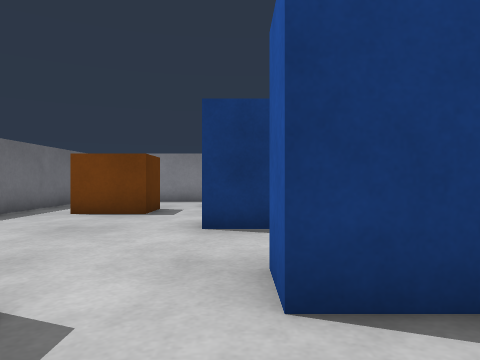
View 1 (above)

17 first-person views from a walk through a world built for the Gazebo simulator. The camera is 0.45 m above the floor, looks level and sees 70° across. The floor is counted in squares, 0.5 m on a side. Each view is taken from the middle of a square. On the plan, view 1 faces up. The plan holds only what a view shows up to about 12 squares ahead; the rest is blank.

View 2
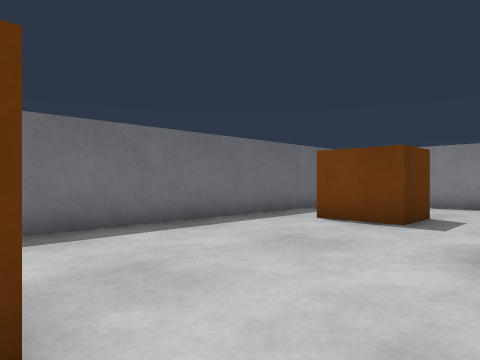

View 3
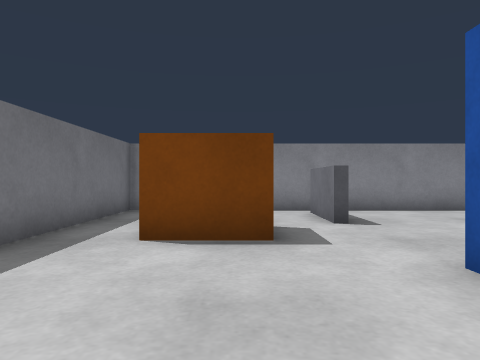

View 4
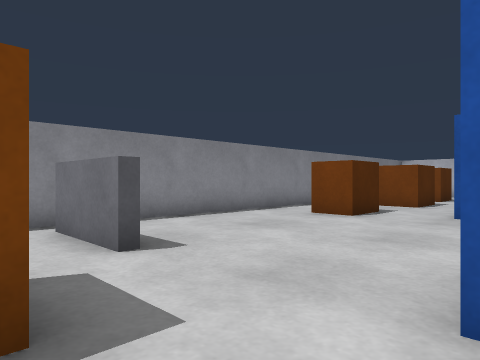

View 5
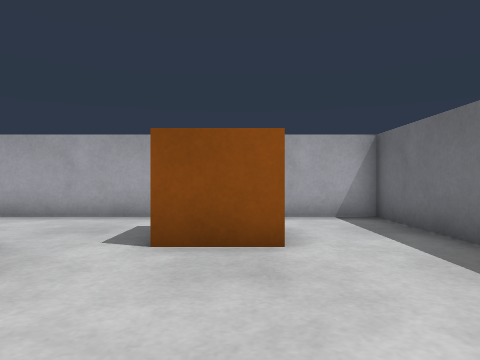

View 6
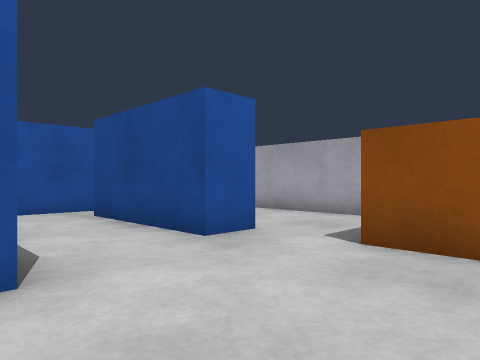

View 7
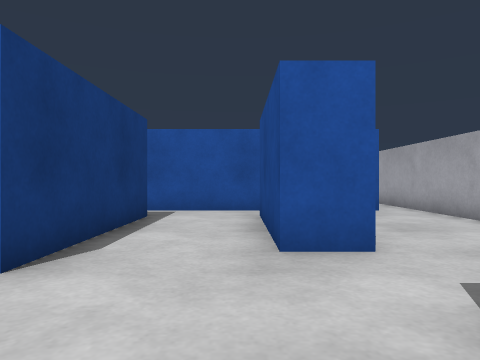

View 8
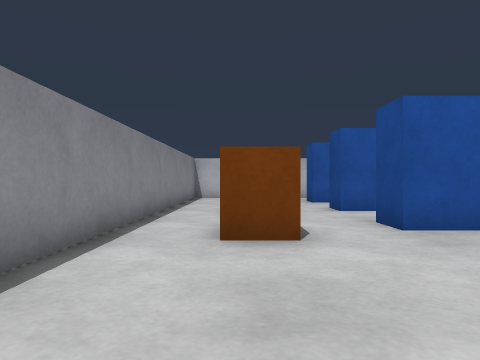

View 9
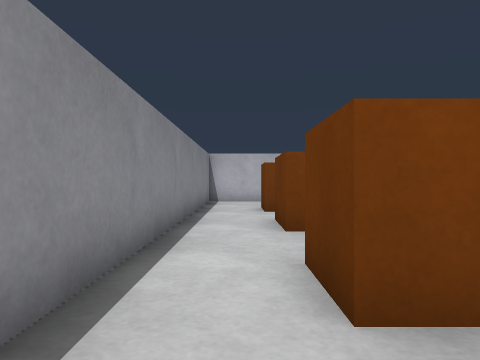

View 10
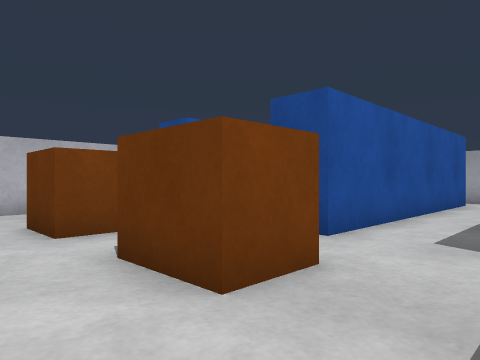

View 11
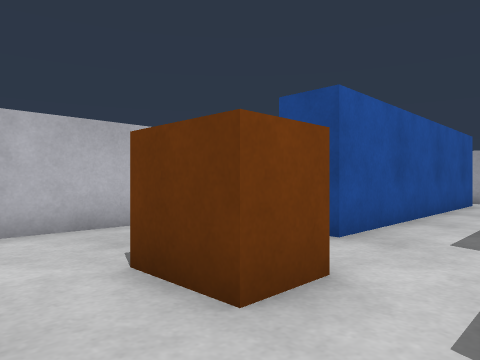

View 12
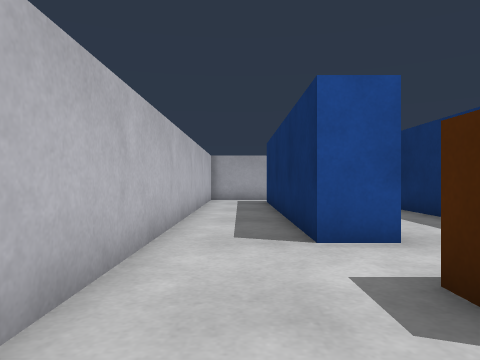

View 13
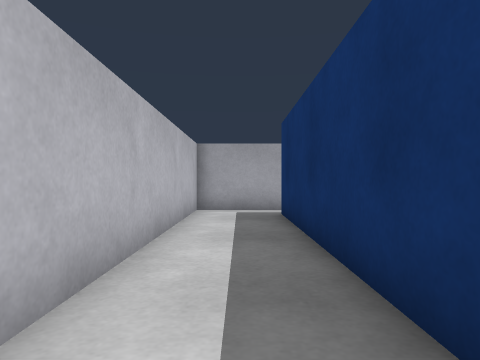

View 14
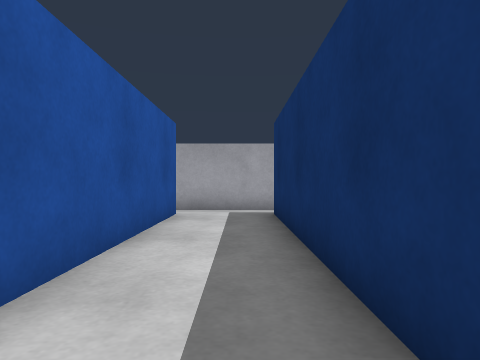

View 15
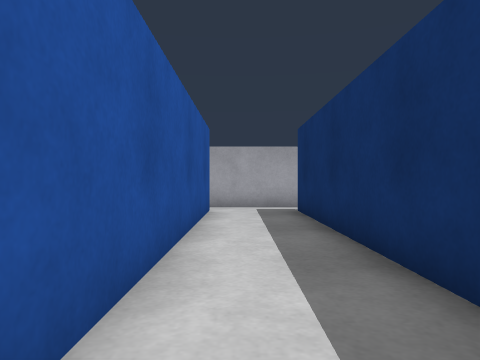

View 16
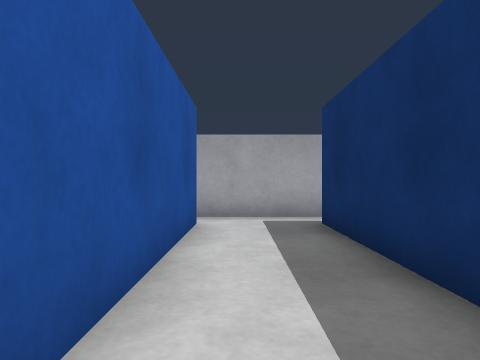

View 17
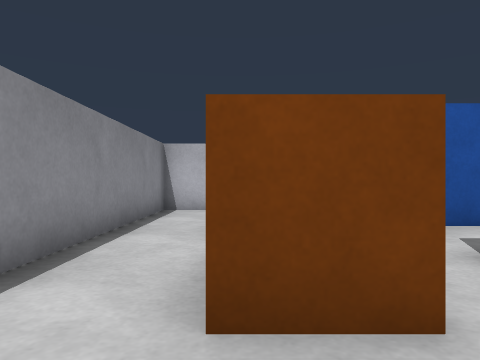

### Floor plan
Points are (right, up) in squares from view 1. A wall is a line through its corners. A room is listed if a view was taken in it or the views show most of it. See-through windows are left out.
Room 1 (views 1, 2, 3, 4, 5, 6, 7, 8, 9, 10, 11, 12, 13, 14, 15, 16, 17)
walls: (4.5, 6.3) (-0.7, 6.3) (-0.7, 7.5); (7.3, 7.6) (7.3, -0.1); (6.1, 2.9) (6.1, 9.1) (7.4, 9.1); (1.6, 2.3) (0.3, 2.3) (0.3, 3.5) (4.8, 3.5); (11.1, 7.8) (11.1, -0.1); (-1, 11) (-1, 13.5); (9.9, -0.1) (9.9, 9.1) (11.1, 9.1); (-0.9, -1.3) (17.3, -1.3) (17.3, 14.3) (-3.6, 14.3); (13.7, -0.1) (13.7, 9.1) (14.9, 9.1) (14.9, 0); (-6.3, 14.4) (-6.3, -1.3) (-4, -1.3)
objects: orange box (-4, 9) to (-3, 10); orange box (-3, 1) to (-2, 2); brown box (5, 11) to (6, 12); brown box (9, 11) to (11, 12); brown box (13, 11) to (14, 12)

Positions as (right, up) in squares from view 1, and headings:
1: (0, 0), facing up
2: (0, 2), facing up-left
3: (-3, 4), facing up
4: (-3, 7), facing up-right
5: (-3, 7), facing down
6: (-4, 7), facing down-right
7: (-4, 4), facing right
8: (0, 12), facing right
9: (3, 13), facing right
10: (7, 14), facing down-right
11: (11, 14), facing down-right
12: (16, 14), facing down
13: (16, 9), facing down
14: (12, 9), facing down
15: (9, 10), facing down
16: (9, 7), facing down
17: (7, 12), facing right
